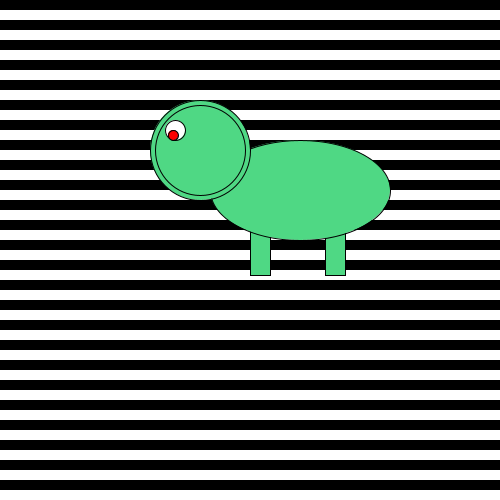
Frame 1 (no input)
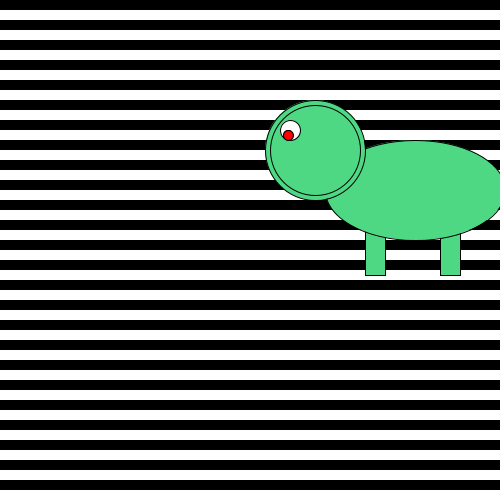
Frame 60 (the mouse pressed at the canvas centre just before this capture)
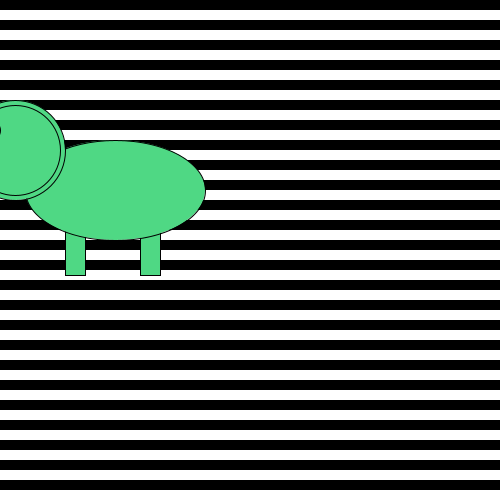
Frame 120 (the mouse held since frame 60 and released just before this capture)

The Processing sketch that drew these frames (run headless with seeded random() and noise(); from frame 60 on, the mouse is pressed at the canvas centre):

// Processing sketch: processing_132360
// ── processing_132360.pde

int monsterX;
int monsterY;

int richting;
int teller;
int spatie;
int stop;
int y;

boolean test;

void setup() {

  size(500, 500);
  monsterX = 300;
  monsterY = 190;
  richting = 5;
  teller = 0;
  spatie = 20;
  stop = 500;
  y = 0;


  test = true;
}

void draw() {
  background(255, 255, 255);
  tekenAchtergrond();
  tekenMonster();
  monsterTest();
  monsterUpdate();
  
}

void tekenAchtergrond(){
    while(y < stop){
   println("test");
   noStroke();
   fill(0,255);
   rect(0,y,500,10);
   y = y + spatie;}
   y=0;
}


void tekenMonster(){ 
  //legs
    if(test == true){
  fill(79, 216, 132);
  }
  else if(test == false){
  fill(189,229,206);
  }
  stroke(0);
  rect(monsterX-50, monsterY+35, 20, 50);

  stroke(0);
  rect(monsterX+25, monsterY+35, 20, 50);
  
  //body
  stroke(0);
  ellipseMode(CENTER);
  ellipse(monsterX, monsterY, 180, 100);

  //head
  
  stroke(0);
  ellipseMode(CENTER);
  ellipse(monsterX-100, monsterY-40, 100, 100);

  stroke(0);
  ellipseMode(CENTER);
  ellipse(monsterX-100, monsterY-40, 90, 90);

  fill(255, 255, 255);
  ellipseMode(CENTER);
  ellipse(monsterX-125, monsterY-60, 20, 20);

  fill(0);
  ellipseMode(CENTER);
  ellipse(monsterX-127, monsterY-55, 9, 9);

  fill(255, 0, 0);
  ellipseMode(CENTER);
  ellipse(monsterX-127, monsterY-55, 10, 10);
}

void monsterTest(){
  
  if(monsterX > 500){
   richting = -richting;
   teller = teller +1;
   }
   
   if (monsterX < 0){
   richting = -richting;
   teller = teller +1;
   }
   
   if (teller == 10){
   teller = 0;
   test = !test;
   }
}

void monsterUpdate(){
  monsterX = monsterX + richting;

}
   
